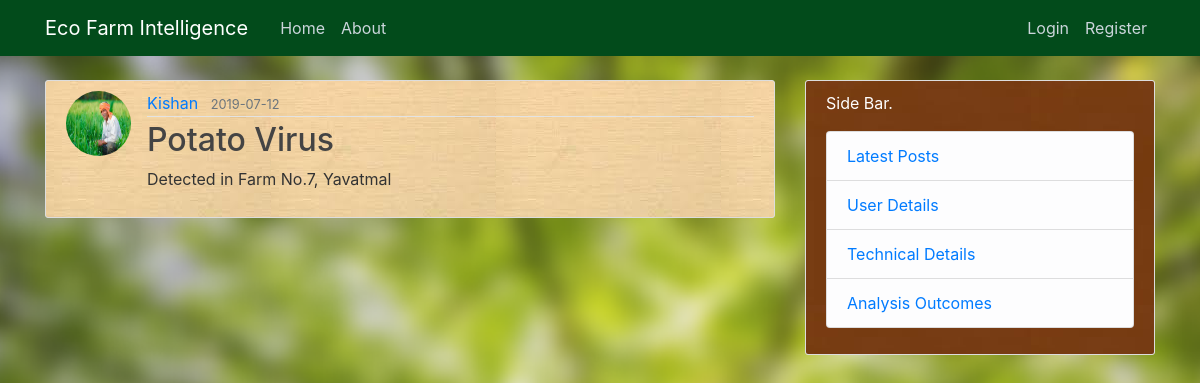
Screenshot of /post/2 with the database file from the repository.
### flaskblog/models.py (models this page shows, shortened)
class User(db.Model,UserMixin):
    id = db.Column(db.Integer, primary_key=True)
    username = db.Column(db.String(20), unique=True, nullable=False)
    email = db.Column(db.String(120), unique=True, nullable=False)
    image_file = db.Column(db.String(20), nullable=False, default='default1.jpg')
    password = db.Column(db.String(60), nullable=False)
    posts = db.relationship('Post', backref='author', lazy=True)

class Post(db.Model):
    id = db.Column(db.Integer, primary_key=True)
    title = db.Column(db.String(100), nullable=False)
    date_posted = db.Column(db.DateTime, nullable=False, default=datetime.utcnow)
    content = db.Column(db.Text, nullable=False)
    user_id = db.Column(db.Integer, db.ForeignKey('user.id'), nullable=False)

### flaskblog/routs.py (the view)
@app.route("/post/<int:post_id>")
def post(post_id):
    post = Post.query.get_or_404(post_id)
    return render_template('post.html', title=post.title, post=post)

### flaskblog/templates/post.html (shortened to what this page needs)
{% extends "layout.html" %}
{% block content %}
  <article class="media content-section" style="background-image: url({{ url_for('static', filename='images.jpeg')}}) ">
    <img class="rounded-circle article-img" src="{{ url_for('static', filename='profile_pics/' + post.author.image_file) }}">
    <div class="media-body">
      <div class="article-metadata">
        <a class="mr-2" href="#">{{ post.author.username }}</a>
        <small class="text-muted">{{ post.date_posted.strftime('%Y-%m-%d') }}</small>
      </div>
      <h2 class="article-title">{{ post.title }}</h2>
      <p class="article-content">{{ post.content }}</p>
    </div>
  </article>
{% endblock content %}

### flaskblog/static/main.css (style rules this page uses)
body { background: #fafafa; color: #333333; margin-top: 5rem; }
h1, h2, h3, h4, h5, h6 { color: #444444; }
.content-section { background: #ffffff; padding: 10px 20px; border: 1px solid #dddddd; border-radius: 3px; margin-bottom: 20px; }
.article-title { color: #444444; }
.article-content { white-space: pre-line; }
.article-img { height: 65px; width: 65px; margin-right: 16px; }
.article-metadata { padding-bottom: 1px; margin-bottom: 4px; border-bottom: 1px solid #e3e3e3 }

### rows the page displays
User: image_file (placeholder picture), author.username "Kishan"
Post: date_posted "2019-07-12", title "Potato Virus", content "Detected in Farm No.7, Yavatmal"
